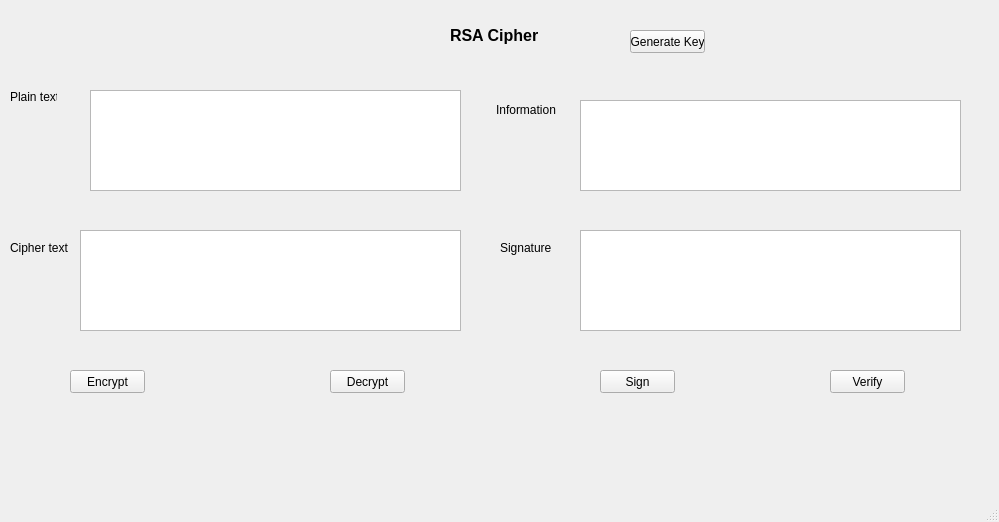
<?xml version="1.0" encoding="UTF-8"?>
<ui version="4.0">
 <class>MainWindow</class>
 <widget class="QMainWindow" name="MainWindow">
  <property name="geometry">
   <rect>
    <x>0</x>
    <y>0</y>
    <width>999</width>
    <height>522</height>
   </rect>
  </property>
  <property name="windowTitle">
   <string>MainWindow</string>
  </property>
  <widget class="QWidget" name="centralwidget">
   <widget class="QLabel" name="label">
    <property name="geometry">
     <rect>
      <x>450</x>
      <y>10</y>
      <width>111</width>
      <height>51</height>
     </rect>
    </property>
    <property name="font">
     <font>
      <pointsize>12</pointsize>
      <weight>75</weight>
      <bold>true</bold>
     </font>
    </property>
    <property name="text">
     <string>RSA Cipher</string>
    </property>
   </widget>
   <widget class="QLabel" name="label_2">
    <property name="geometry">
     <rect>
      <x>10</x>
      <y>90</y>
      <width>47</width>
      <height>13</height>
     </rect>
    </property>
    <property name="text">
     <string>Plain text</string>
    </property>
   </widget>
   <widget class="QLabel" name="label_3">
    <property name="geometry">
     <rect>
      <x>10</x>
      <y>240</y>
      <width>61</width>
      <height>16</height>
     </rect>
    </property>
    <property name="text">
     <string>Cipher text</string>
    </property>
   </widget>
   <widget class="QLabel" name="label_4">
    <property name="geometry">
     <rect>
      <x>496</x>
      <y>100</y>
      <width>71</width>
      <height>20</height>
     </rect>
    </property>
    <property name="text">
     <string>Information</string>
    </property>
   </widget>
   <widget class="QLabel" name="label_5">
    <property name="geometry">
     <rect>
      <x>500</x>
      <y>240</y>
      <width>61</width>
      <height>16</height>
     </rect>
    </property>
    <property name="text">
     <string>Signature</string>
    </property>
   </widget>
   <widget class="QTextEdit" name="txt_plaintext">
    <property name="geometry">
     <rect>
      <x>90</x>
      <y>90</y>
      <width>371</width>
      <height>101</height>
     </rect>
    </property>
   </widget>
   <widget class="QTextEdit" name="txt_sign">
    <property name="geometry">
     <rect>
      <x>580</x>
      <y>100</y>
      <width>381</width>
      <height>91</height>
     </rect>
    </property>
   </widget>
   <widget class="QTextEdit" name="txt_ciphertext">
    <property name="geometry">
     <rect>
      <x>80</x>
      <y>230</y>
      <width>381</width>
      <height>101</height>
     </rect>
    </property>
   </widget>
   <widget class="QPushButton" name="btn_encrypt">
    <property name="geometry">
     <rect>
      <x>70</x>
      <y>370</y>
      <width>75</width>
      <height>23</height>
     </rect>
    </property>
    <property name="text">
     <string>Encrypt</string>
    </property>
   </widget>
   <widget class="QPushButton" name="btn_decrypt">
    <property name="geometry">
     <rect>
      <x>330</x>
      <y>370</y>
      <width>75</width>
      <height>23</height>
     </rect>
    </property>
    <property name="text">
     <string>Decrypt</string>
    </property>
   </widget>
   <widget class="QPushButton" name="btn_genkey">
    <property name="geometry">
     <rect>
      <x>630</x>
      <y>30</y>
      <width>75</width>
      <height>23</height>
     </rect>
    </property>
    <property name="text">
     <string>Generate Key</string>
    </property>
   </widget>
   <widget class="QPushButton" name="btn_sign">
    <property name="geometry">
     <rect>
      <x>600</x>
      <y>370</y>
      <width>75</width>
      <height>23</height>
     </rect>
    </property>
    <property name="text">
     <string>Sign</string>
    </property>
   </widget>
   <widget class="QTextEdit" name="txt_signature">
    <property name="geometry">
     <rect>
      <x>580</x>
      <y>230</y>
      <width>381</width>
      <height>101</height>
     </rect>
    </property>
   </widget>
   <widget class="QPushButton" name="btn_verify">
    <property name="geometry">
     <rect>
      <x>830</x>
      <y>370</y>
      <width>75</width>
      <height>23</height>
     </rect>
    </property>
    <property name="text">
     <string>Verify</string>
    </property>
   </widget>
  </widget>
  <widget class="QMenuBar" name="menubar">
   <property name="geometry">
    <rect>
     <x>0</x>
     <y>0</y>
     <width>999</width>
     <height>21</height>
    </rect>
   </property>
  </widget>
  <widget class="QStatusBar" name="statusbar"/>
 </widget>
 <resources/>
 <connections/>
</ui>
